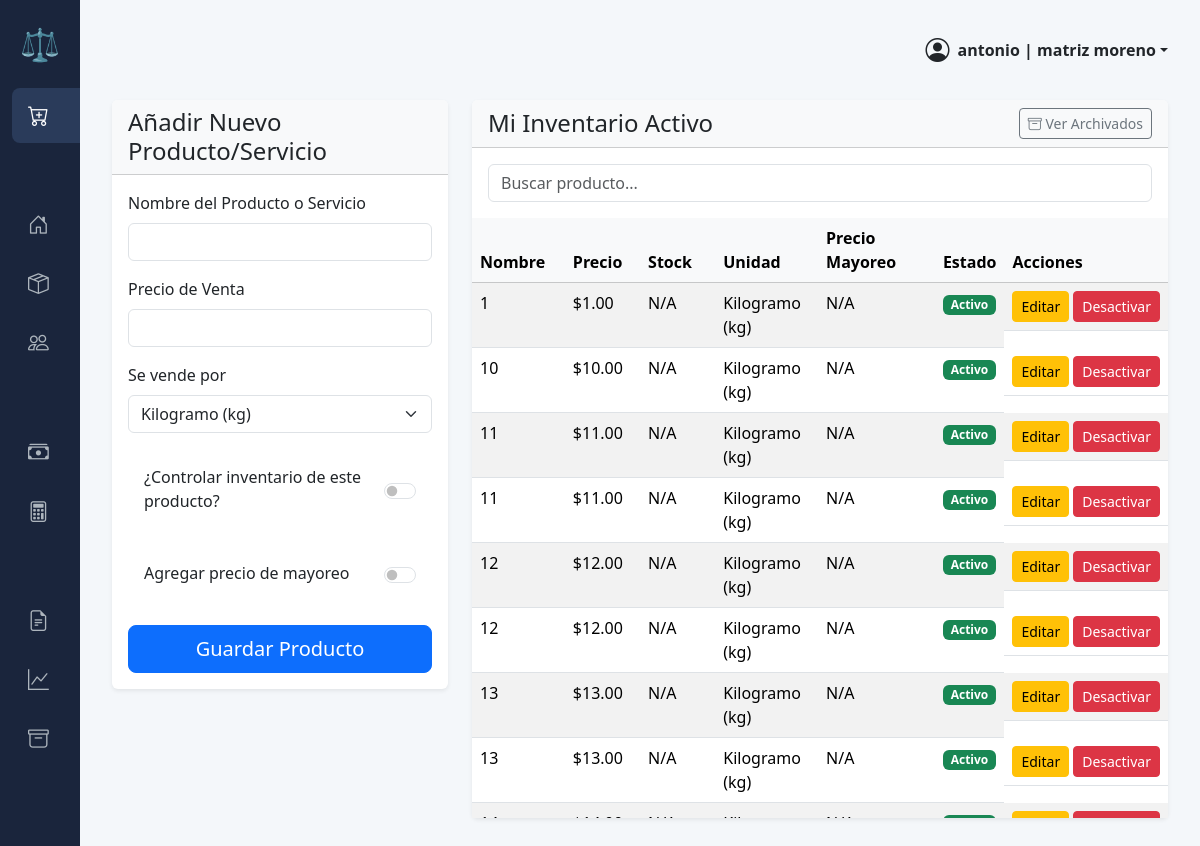
/inventario/ (signed in), run on the app's committed database.
### inventario/models.py (models this page shows, shortened)
class UserProfile(models.Model):
    user = models.OneToOneField(User, on_delete=models.CASCADE, related_name='profile')
    empresa = models.ForeignKey(Empresa, on_delete=models.CASCADE)

class Empresa(models.Model):
    nombre = models.CharField(max_length=100, unique=True)
    giro = models.CharField(max_length=100, blank=True, null=True, help_text="Ej. Abarrotes, Ropa, Ferretería, etc.")

class Producto(models.Model):
    UNIDAD_CHOICES = [
        ('kg', 'Kilogramo (kg)'),
        ('unidad', 'Unidad (u)'),
    ]
    empresa = models.ForeignKey(Empresa, on_delete=models.CASCADE)
    nombre = models.CharField(max_length=100)
    precio = models.DecimalField(max_digits=10, decimal_places=2)
    costo = models.DecimalField(max_digits=10, decimal_places=2, default=0.00, help_text="Costo de adquisición del producto por unidad/kg.")
    stock = models.DecimalField(max_digits=10, decimal_places=3, null=True, blank=True)
    precio_mayoreo = models.DecimalField(max_digits=10, decimal_places=2, null=True, blank=True)
    mayoreo_desde_kg = models.DecimalField(max_digits=10, decimal_places=3, null=True, blank=True)
    unidad_medida = models.CharField(max_length=10, choices=UNIDAD_CHOICES, default='kg')
    requiere_stock = models.BooleanField(default=True)
    is_active = models.BooleanField(default=True)

### inventario/views.py (the view)
# urls.py: path('inventario/', views.gestion_inventario, name='gestion-inventario'),
@login_required
def gestion_inventario(request):
    empresa_del_usuario = request.user.profile.empresa
    if request.method == 'POST':
        form = ProductoForm(request.POST)
        if form.is_valid():
            producto = form.save(commit=False)
            producto.empresa = empresa_del_usuario
            producto.save()
            messages.success(request, f'Producto "{producto.nombre}" añadido correctamente.')
            return redirect('gestion-inventario')
    else:
        form = ProductoForm()
    productos_de_la_empresa = Producto.objects.filter(empresa=empresa_del_usuario, is_active=True).order_by('nombre')
    contexto = {'form': form, 'productos': productos_de_la_empresa}
    return render(request, 'inventario/gestion_inventario.html', contexto)

### inventario/templates/inventario/gestion_inventario.html (shortened to what this page needs)
{% extends "inventario/base.html" %}
{% block content %}
<div class="row g-4">
    <div class="col-lg-4">
        <div class="card shadow-sm border-0">
            <div class="card-header bg-light">
                <h4 class="mb-0">Añadir Nuevo Producto/Servicio</h4>
            </div>
            <div class="card-body">
                <form method="post" novalidate>
                    <div class="mb-3">
                        <label for="{{ form.nombre.id_for_label }}" class="form-label">{{ form.nombre.label }}</label>
                        {{ form.nombre }}
                    </div>
                    <div class="mb-3">
                        <label for="{{ form.precio.id_for_label }}" class="form-label">{{ form.precio.label }}</label>
                        {{ form.precio }}
                    </div>
                    <div class="mb-3">
                        <label for="{{ form.unidad_medida.id_for_label }}" class="form-label">{{ form.unidad_medida.label }}</label>
                        {{ form.unidad_medida }}
                    </div>
                    <div class="form-check form-switch p-3 mb-3 d-flex justify-content-between align-items-center">
                        <label class="form-check-label" for="{{ form.requiere_stock.id_for_label }}">
                            {{ form.requiere_stock.label }}
                        </label>
                        {{ form.requiere_stock }}
                    </div>
                    <div class="form-check form-switch p-3 mb-3 d-flex justify-content-between align-items-center">
                        <label class="form-check-label" for="mayoreoSwitch">
                            Agregar precio de mayoreo
                        </label>
                        <input class="form-check-input" type="checkbox" role="switch" id="mayoreoSwitch">
                    </div>
                    <div class="d-grid mt-4">
                        <button type="submit" class="btn btn-primary btn-lg">Guardar Producto</button>
                    </div>
                </form>
            </div>
        </div>
    </div>
    <div class="col-lg-8">
        <div class="card shadow-sm border-0">
            <div class="card-header bg-light d-flex justify-content-between align-items-center">
                <h4 class="mb-0">Mi Inventario Activo</h4>
                <a href="{% url 'lista-productos-archivados' %}" class="btn btn-outline-secondary btn-sm">
                    <i class="bi bi-archive"></i> Ver Archivados
                </a>
            </div>
            <div class="card-body p-0" id="products-table">
                <div class="p-3">
                    <input type="text" class="form-control search" placeholder="Buscar producto...">
                </div>
                <div class="scrollable-table-container">
                    <div class="table-responsive">
                        <table class="table table-striped table-hover mb-0">
                           <thead class="table-light">
                              <tr>
                                 <th>Nombre</th>
                                 <th>Precio</th>
                                 <th>Stock</th>
                                 <th>Unidad</th>
                                 <th>Precio Mayoreo</th> <th>Estado</th>
                                 <th>Acciones</th>
                              </tr>
                           </thead>
                           <tbody class="list">
                            {% for producto in productos %}
                            <tr class="{% if not producto.is_active %}table-secondary text-muted{% endif %}">
                                 <td class="name">{{ producto.nombre }}</td>
                                 <td>${{ producto.precio|floatformat:2 }}</td>
                                 <td>
                                    {% if producto.stock is not None %}
                                        {{ producto.stock }}
                                    {% else %}
                                        N/A
                                    {% endif %}
                                 </td>
                                 <td>{{ producto.get_unidad_medida_display }}</td>
                                 <td>
                                    {% if producto.precio_mayoreo %}
                                        ${{ producto.precio_mayoreo|floatformat:2 }} desde {{ producto.mayoreo_desde_kg }} {% if producto.unidad_medida == 'kg' %}Kg{% else %}u.{% endif %}
                                    {% else %}
                                        N/A
                                    {% endif %}
                                 </td>
                                 <td>
                                     {% if producto.is_active %}
                                         <span class="badge bg-success">Activo</span>
                                     {% else %}
                                         <span class="badge bg-danger">Inactivo</span>
                                     {% endif %}
                                 </td>
                                 <td class="d-flex gap-1">
                                     <a href="{% url 'editar-producto' producto.id %}" class="btn btn-warning btn-sm">Editar</a>
                                     {% if producto.is_active %}
                                         <form action="{% url 'eliminar-producto' producto.id %}" method="post" class="d-inline">
                                             <button type="submit" class="btn btn-danger btn-sm">Desactivar</button>
                                         </form>
                                     {% else %}
                                         <form action="{% url 'reactivar-producto' producto.id %}" method="post" class="d-inline">
                                             {% csrf_token %}
                                             <button type="submit" class="btn btn-info btn-sm">Reactivar</button>
                                         </form>
                                     {% endif %}
                                </td>
                            </tr>
                            {% empty %}
                            <tr>
                                <td colspan="7" class="text-center p-4">Aún no has agregado ningún producto activo.</td>
                            </tr>
                            {% endfor %}
                         </tbody>
                       </table>
                    </div>
                </div>
            </div>
        </div>
    </div>
</div>
{% endblock %}

### inventario/templates/inventario/base.html (shortened to what this page needs)
<!DOCTYPE html>
<html lang="es">
<head>
    <link href="https://cdn.jsdelivr.net/npm/bootstrap@5.3.3/dist/css/bootstrap.min.css" rel="stylesheet">
    <link rel="stylesheet" href="https://cdn.jsdelivr.net/npm/bootstrap-icons@1.11.3/font/bootstrap-icons.min.css">
    <link rel="stylesheet" href="https://cdnjs.cloudflare.com/ajax/libs/font-awesome/6.0.0-beta3/css/all.min.css">
</head>
<body>
    {% if user.is_authenticated %}
    <div class="sidebar">
        <div class="logo-container mb-4">
            <span class="logo-collapsed">⚖️</span>
        </div>
        <ul class="nav flex-column">
            <li class="nav-item">
                <a class="nav-link active" href="{% url 'pos' 'domicilio' %}">
                    <i class="bi bi-cart-plus"></i><span class="link-text">Nueva Venta</span>
                </a>
            </li>
            <div class="sidebar-heading"><span class="link-text">General</span></div>
            <li class="nav-item">
                 <a class="nav-link" href="{% url 'pagina-inicio' %}">
                    <i class="bi bi-house-door"></i><span class="link-text">Dashboard</span>
                </a>
            </li>
            <li class="nav-item">
                <a class="nav-link" href="{% url 'gestion-inventario' %}">
                    <i class="bi bi-box-seam"></i><span class="link-text">Inventario</span>
                </a>
            </li>
            <li class="nav-item">
                <a class="nav-link" href="{% url 'gestion-clientes' %}">
                    <i class="bi bi-people"></i><span class="link-text">Clientes</span>
                </a>
            </li>
            <div class="sidebar-heading"><span class="link-text">Caja</span></div>
            <li class="nav-item">
                <a class="nav-link" href="{% url 'gestion-caja' %}">
                    <i class="bi bi-cash-stack"></i><span class="link-text">Registrar Retiro</span>
                </a>
            </li>
            <li class="nav-item">
                <a class="nav-link" href="{% url 'arqueo-caja' %}">
                    <i class="bi bi-calculator"></i><span class="link-text">Arqueo de Caja</span>
                </a>
            </li>
            <div class="sidebar-heading"><span class="link-text">Análisis</span></div>
            <li class="nav-item">
                <a class="nav-link" href="{% url 'reporte-ventas' %}">
                    <i class="bi bi-file-earmark-text"></i><span class="link-text">Reportes de Ventas</span>
                </a>
            </li>
            <li class="nav-item">
                <a class="nav-link" href="{% url 'dashboard' %}">
                    <i class="bi bi-graph-up"></i><span class="link-text">Gráficas</span>
                </a>
            </li>
            <li class="nav-item">
                <a class="nav-link" href="{% url 'reporte-arqueos' %}">
                    <i class="bi bi-archive"></i><span class="link-text">Historial de Arqueos</span>
                </a>
            </li>
        </ul>
    </div>
    {% endif %}
    <div class="main-content">
        {% if user.is_authenticated %}
        <div class="top-bar">
            <div class="dropdown">
                <a href="#" class="d-flex align-items-center text-dark text-decoration-none dropdown-toggle" id="dropdownUser1" data-bs-toggle="dropdown" aria-expanded="false">
                    <i class="bi bi-person-circle fs-4 me-2"></i>
                    <strong>{{ user.username }} | {{ user.profile.empresa.nombre }}</strong>
                </a>
            </div>
        </div>
        {% endif %}
        {% block content %}
        {% endblock %}
    </div>
</body>
</html>

### inventario/templates/inventario/base.html (style rules this page uses)
body { display: flex; min-height: 100vh; background-color: #f4f7fa; }
.sidebar { width: 80px; min-height: 100vh; background-color: #1a253c; padding: 1.5rem 0.75rem; color: white; position: fixed; top: 0; left: 0; display: flex; flex-direction: column; overflow-x: hidden; transition: width 0.3s ease; z-index: 1030; }
.sidebar .nav-link { color: #adb5bd; font-size: 0.95rem; padding: 0.75rem 1rem; border-radius: 0.5rem; margin-bottom: 0.25rem; display: flex; align-items: center; white-space: nowrap; }
.sidebar .nav-link:hover, .sidebar .nav-link.active { color: #fff; background-color: #2a3b5a; }
.sidebar .nav-link .bi { margin-right: 1rem; font-size: 1.3rem; min-width: 24px; }
.sidebar .logo-container { height: 2.5rem; display: flex; align-items: center; justify-content: center; position: relative; }
.sidebar .logo-collapsed, .sidebar .link-text.logo-expanded { position: absolute; }
.sidebar .logo-collapsed { font-size: 2rem; opacity: 1; transition: opacity 0.2s ease; }
.sidebar .sidebar-heading { font-size: 0.75rem; text-transform: uppercase; color: #6c757d; padding: 0 1rem; margin-top: 1.5rem; margin-bottom: 0.5rem; white-space: nowrap; }
.main-content { margin-left: 80px; flex-grow: 1; padding: 2rem; width: calc(100% - 80px); transition: margin-left 0.3s ease; }
.top-bar { display: flex; justify-content: flex-end; align-items: center; margin-bottom: 2rem; }

### inventario/templates/inventario/gestion_inventario.html (style rules this page uses)
.scrollable-table-container { max-height: 600px; overflow-y: auto; }

### data on the page
Producto: nombre "1", precio "1.00", shows "N/A", unidad_medida "Kilogramo (kg)", is_active "Activo"
Producto: nombre "10", precio "10.00", shows "N/A", unidad_medida "Kilogramo (kg)", is_active "Activo"
Producto: nombre "11", precio "11.00", shows "N/A", unidad_medida "Kilogramo (kg)", is_active "Activo"
Producto: nombre "11", precio "11.00", shows "N/A", unidad_medida "Kilogramo (kg)", is_active "Activo"
Producto: nombre "12", precio "12.00", shows "N/A", unidad_medida "Kilogramo (kg)", is_active "Activo"
Producto: nombre "12", precio "12.00", shows "N/A", unidad_medida "Kilogramo (kg)", is_active "Activo"
Producto: nombre "13", precio "13.00", shows "N/A", unidad_medida "Kilogramo (kg)", is_active "Activo"
Producto: nombre "13", precio "13.00", shows "N/A", unidad_medida "Kilogramo (kg)", is_active "Activo"

### other printed values
{{ user.username }} "antonio"
{{ user.profile.empresa.nombre }} "matriz moreno"
